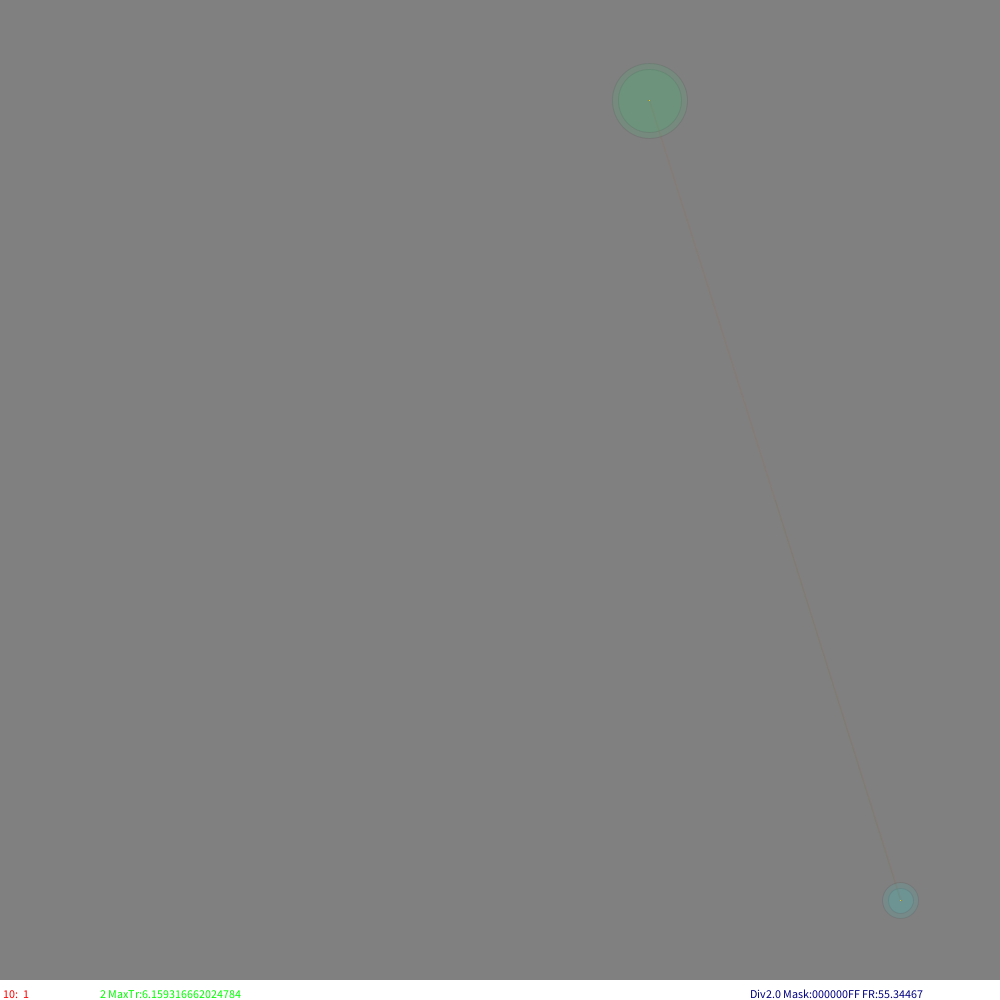
Frame 1 (no input)
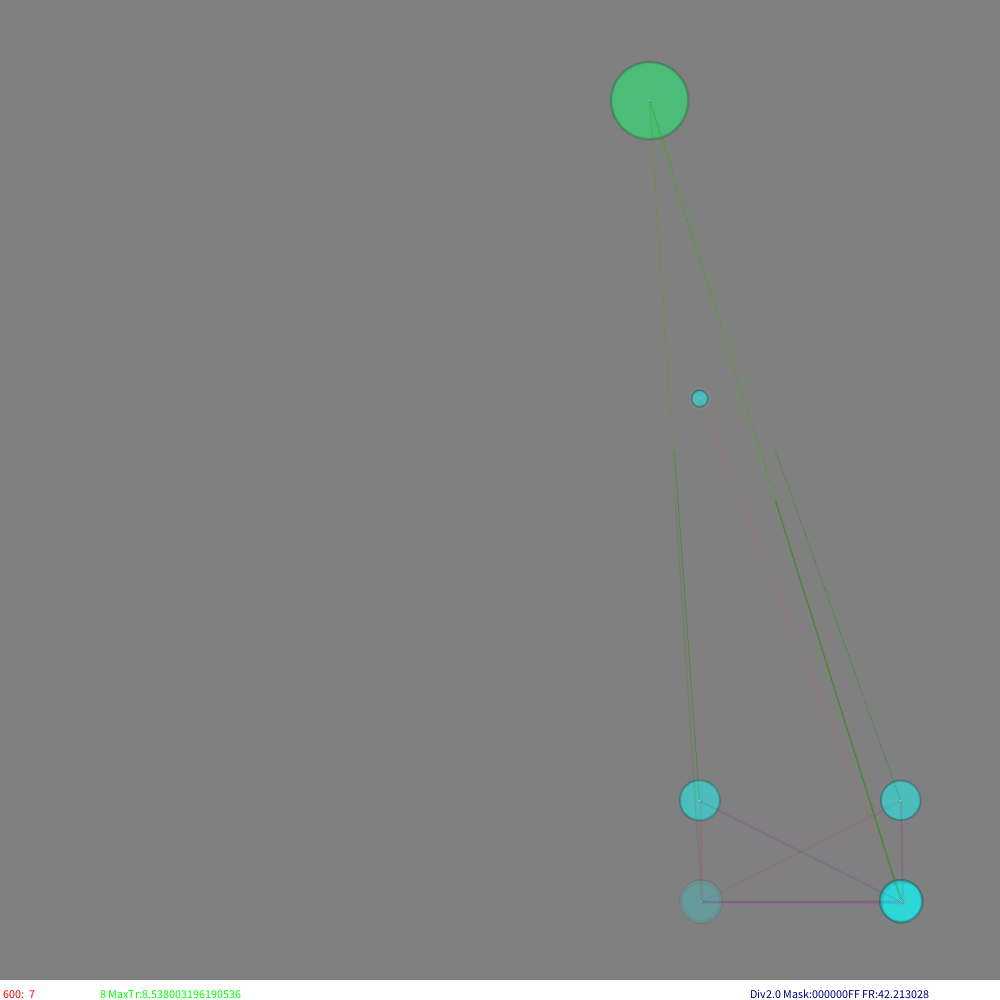
Frame 60 (the mouse pressed at the canvas centre just before this capture)
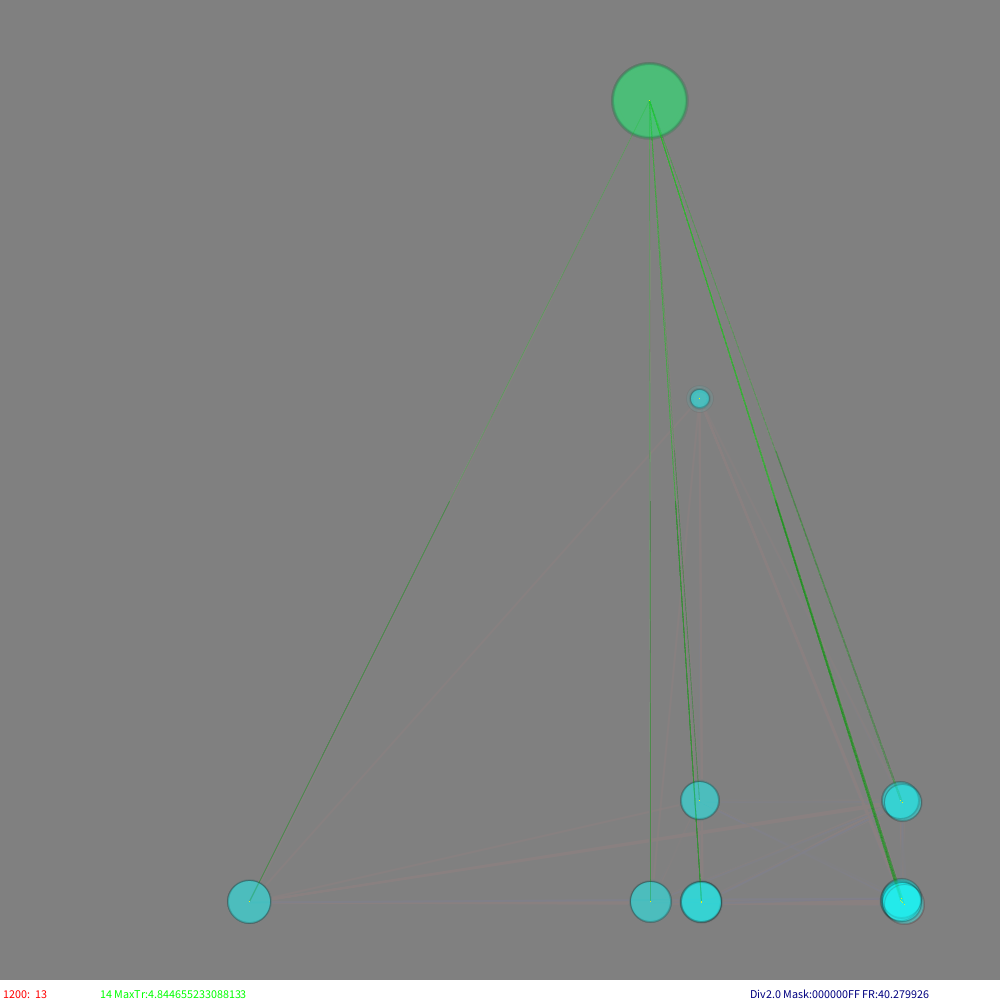
Frame 120 (the mouse held since frame 60 and released just before this capture)

The Processing sketch that drew these frames (run headless with seeded random() and noise(); from frame 60 on, the mouse is pressed at the canvas centre):

// Processing sketch: Populations3
// ── Populations3.pde
  
import java.util.Map;
final int MASK=0xff;//0xfff//0xff;//0x3f//0xf;  //Maska znaczących bitów kazdej charakterystyki
final int MASKBITS=8;//12//8;//6//4; //Ile bitów kazdej charakterystyki jest znaczących
final int FIDBITS=0xaf;//*MAX_INT & MASK*/ Jakie bity ma ustawione niesmiertelne źródło pokarmu ("komin hydrotermalny")
final float MUTATIONRATE=0.01;//Jak czesto na krok powstaje mutant - troche marne bo niezalezne od rozmiaru populacji
final float MINSTART=10; //Startowy zasób "biomasy" mutanta
final float FEEDPORTION=500; //Ile biomasy zródła maksyymalnie przypływa na krok (jest random) 
final float TIMEQUANT=0.005; //Ile czasu modelu upływa w każdym kroku
final float TIMEDUMP=0.90;   //Ile zasobów zostaje na skutek zużycia czasowego w każdym kroku
final boolean CLEAN=true;    //Czy czyścić sieć z martwych populacji?

//Parametry wizualizacji
final int   STEPperFRAME=10; //Ile kroków symulacji pomiędzy wizualizacjami
final int FRAMES=100;
final int startX=100;
final int startY=100;
final float size=800;
final float VDENSITY=20;//Maksymalna intensywność pojedynczej krawędzi
float     DENSITYDIV=2;//Ponizej jakiej intensywności rezygnujemy z wświetlania < VDENSITY/DENSITYDIV
float   bubleRad=10;
int     console=0;
boolean mutantConnVis=true;
boolean VISTRANSFERS=true;

class aSpecies //Informacja o gatunku
{
  int suscepBits;//susceptibility bits (maska "obrony")
  int activeBits;//activity bits (maska "ataku")
  int maxsize;
  float sizelog;//logarytm z maxsize przydatny do wizualizacji
  aSpecies(int tB,int sB,int ms)
   { suscepBits=tB;activeBits=sB;maxsize=ms;sizelog=log(1+ms);}
  aSpecies(aSpecies p)
   { suscepBits=p.suscepBits;activeBits=p.activeBits;maxsize=p.maxsize;sizelog=p.sizelog;}
  aSpecies()
   {suscepBits=0;activeBits=0;maxsize=0;sizelog=0;}
  String Key()
   {
     int form=(MASKBITS+3)/4;
     String out=hex(suscepBits,form)+":"+hex(activeBits,form)+":"+hex(maxsize,form);
     return out;
   }
}

HashMap<String,aSpecies> speciesDictionary=new HashMap<String,aSpecies>();

class aPopulation //Informacja o populacji jakiegoś gatunku
{
  double biomas;
  double currincome;//wpływy troficzne w aktualnym kroku
  double currloss;//straty troficzne w aktualnym kroku
  
  aSpecies species; 
  aPopulation(aSpecies sp,float bim)
  { species=sp; biomas=bim;}
  aPopulation()
  { biomas=0; }
}

class aPopLink
{
  aPopulation source;//Kto jest eksploatowany
  aPopulation target;//Kto jest ekspluatującym
  double      weight;//Siła związku eksploatacji
  double   lasttransfer;//Do celów statystycznych
  aPopLink(aPopulation so,aPopulation ta,double w)
  {
    source=so;target=ta;weight=w;lasttransfer=0;
  }
}

class anArea //Obszar z wieloma populacjami
{
  ArrayList<aPopulation> populations;
  ArrayList<aPopLink>    trophNet;
  int alivePopulations=0;
  anArea()
  {
    populations=new ArrayList<aPopulation>(0);
    trophNet=new ArrayList<aPopLink>(0);
  }
  int findPopulOf(aSpecies what)//Znajduje populację danego gatunku
  {
    for(int i=0;i<populations.size();i++)
     if(populations.get(i).species==what)//To samo
      return i;
   
    return -1;//Nie ma
  }
  void addPopulation(aPopulation what,boolean test)
  {
    if(test
    && findPopulOf(what.species)>=0) //już jest
    return;//NIC NIE ROBIĆ!
    
    populations.add(what);//Dodajemy nową.
    makeConnections(this,what);//Funkcja tworząca połączenia troficzne dla nowej populacji 
  }
  boolean delPopulation(aPopulation what)
  {
    if(console>=0) println("Removing ",what.species.Key());
    removeConnections(this,what);
    return populations.remove(what);//SUKCES or FAIL TODO CHECK
  }
  boolean delPopulation(int iwhat)
  {
    aPopulation what=populations.get(iwhat);
    if(what!=null)
    {
      if(console>=0) println("Removing ",what.species.Key());
      removeConnections(this,what);
      populations.remove(iwhat);
      return true;//SUKCES
    }
    return false;//FAIL
  }
  //"Friends"
  //void makeConnections(anArea self,aPopulation what);
  //void removeConnections(anArea self,aPopulation what);
  //void createnewspecies(anArea self);//Powstawanie populacji przez mutację któregoś z bitów
  //void timeStep(anArea self) //Upływ czasy dla obszaru z populacjami
}

anArea island=new anArea(); //Pojemnik na zbiór populacji - na razie pojedynczy

void setup()
{
  //noSmooth();
  size(1000,1000);
  background(128); //Clear the window
  noStroke();
  noFill();
  frameRate(FRAMES); //frames per second
  
  //Simple feeding source. 
  /////////////////////////////////////////////////////////////
  //Zero oznacza że nie jest pełnoprawną częścią sieci
  aSpecies FID=new aSpecies( FIDBITS, 0 ,1);
  aPopulation FP=new aPopulation(FID,FEEDPORTION);
  println("Feed is ",FID.Key()," ofs:",FID.sizelog);
  island.addPopulation(FP,false);
  
  
  //Przodek czyli LUA. Nie może mieć żadnego zera
  //////////////////////////////////////////////////////
  aSpecies LUA=//new aSpecies( int(1+random(MAX_INT & MASK)) & MASK,int(1+random(MAX_INT & MASK)) & MASK,1);//random LUA
                new aSpecies( MASK, MASK ,1);//Full autotrophic LUA
  String luaKey=LUA.Key();
  println("LUA is ",luaKey," ofs:",LUA.sizelog);
  speciesDictionary.put(luaKey,LUA);
  island.addPopulation(new aPopulation(LUA,MINSTART),false);
  island.alivePopulations=2;
}

void keyPressed() 
{
  switch(key)
  {
  case 'm': mutantConnVis=!mutantConnVis; break;
  case 'M': mutantConnVis=false; break;
  case ' ': VISTRANSFERS=!VISTRANSFERS; break;
  case '.':
  case '>': DENSITYDIV++;break;
  case ',':
  case '<': DENSITYDIV--;if(DENSITYDIV<2) DENSITYDIV=2;break;
  default:println("Command '"+key+"' unknown");break;
  }
}

void draw()
{
  if(island.alivePopulations<2) return;//Model się skończył
  noStroke(); 
  fill(128,25);//TŁO mocno półprzejrzyste
  rect(0,0,width,height-20);
  if(StepCounter==0)
  {
      drawArea(island);
      println("first draw");
  }
  runSteps(STEPperFRAME);
  drawTransfers(island);
  drawArea(island);
  
  noStroke();
  fill(255);
  rect(0,height-20,width,20);//STATUS LINE
  fill(255,0,0);
  text(StepCounter+":  "+speciesDictionary.size(),3,height-2);
  fill(0,255,0);
  text(island.alivePopulations+" MaxTr:"+maxTransfer,100,height-2);
  fill(0,0,128);
  text((VISTRANSFERS?"Div"+DENSITYDIV:" ")+" Mask:"+hex(MASK)+" FR:"+frameRate,750,height-2); 
}

void drawArea(anArea is)
{
  noStroke();
  for(aPopulation popul: is.populations)
  {
    float x=popul.species.suscepBits;
    float y=popul.species.activeBits;
    float ofs=popul.species.sizelog;
    double b=popul.biomas;
    x=(float)(startX+size*x/MASK+ofs);
    y=(float)(startY+size*y/MASK+ofs);
    
    if(b>0.0)
    {
      float R=(float)(1+Math.log(1.0+b)*bubleRad);
      if(R<1){ R=1; print(',');}//Musi być choc slad
      stroke(255*popul.species.maxsize/MASK,0,0,VDENSITY);//Trzeci chromosom - marker
      fill(255*popul.species.maxsize/MASK,255*x/MASK,255*y/MASK,VDENSITY);//"ciało"
      ellipse(x,y,R,R);
      if(popul.currincome>popul.currloss)
        stroke(255,255,0);
      else
        stroke(255,0,0);
      point(x,y);//"serce" 
    }
    else
    {
      stroke(0,0,0);
      point(x,y); //print(".");
      noStroke();
    }
  }
}

void drawTransfers(anArea is)
{
  if(VISTRANSFERS)
  for(aPopLink lnk:is.trophNet)//Wizualizacja intereackji
  if(lnk.source.biomas>0
  && lnk.target.biomas>0 )//link jest istotny
  {
      float intensity=(float)(VDENSITY*(lnk.lasttransfer/maxTransfer));  
      if(intensity>VDENSITY/DENSITYDIV //)
      && intensity/DENSITYDIV>0)//Jak za dużo jest 
      {
        float of1=lnk.source.species.sizelog;
        float x1=startX+(float)(size*float(lnk.source.species.suscepBits)/MASK+of1);
        float y1=startY+(float)(size*float(lnk.source.species.activeBits)/MASK+of1);
        float of2=lnk.target.species.sizelog;
        float x2=startX+(float)(size*float(lnk.target.species.suscepBits)/MASK+of2);
        float y2=startY+(float)(size*float(lnk.target.species.activeBits)/MASK+of2);
        
        stroke(0,200,0,intensity/DENSITYDIV);
        line(x1,y1,x2,y2);
        stroke(0,100,0,intensity/DENSITYDIV);
        line(x2,y2,(x1+x2)/2,(y1+y2)/2);
      }
  }
}

int StepCounter=0;
void runSteps(int NofS)
{
  for(int sc=0;sc<NofS;sc++)//odlicza kroki symulacji
  {
    StepCounter++;
    timeStep(island); //Karmienie zewnętrznym zasobem o parametrach ustalonych (ważne parametry modelu) 
    if(random(1.0)<MUTATIONRATE) createnewspecies(island);
  }
}

int swithbit(int sou,int pos)//flip-flopuje bit na pozycji
{
  if(pos>=MASKBITS)
  {
    println(" Mutation autside BITMASK");
    return sou;
  }
  //Jest poprawny
  int bit=0x1<<pos;
  if(console>3) print(":"+bit+" ");
  return sou^bit;//xor should do the job?
}

void createnewspecies(anArea self)
{
  int what=int(random(self.populations.size()));
  if(console>4) print(" "+what);
  aPopulation popul=self.populations.get(what);
  
  if(popul.biomas<=0
  || popul.species.suscepBits==0 
  || popul.species.activeBits==0)
  return; //jeśli gdzieś jest 0 to nie jest prawdziwa populacja - nie może mutować
  
  aSpecies newSpec=new aSpecies(popul.species);
  //JAK OKREŚLAMY GDZIE JEST MUTACJA?
  int bitpos=int(random(3*MASKBITS));
  if(bitpos<MASKBITS) // int suscepBits;
  {
    newSpec.suscepBits=swithbit(newSpec.suscepBits,bitpos);
    if(newSpec.suscepBits==0) return; //KONSTRUKT ZABRONIONY
  }
  else
  if(bitpos<MASKBITS*2)// int activeBits;
  {
    newSpec.activeBits=swithbit(newSpec.activeBits,bitpos-MASKBITS);
    if(newSpec.activeBits==0) return; //KONSTRUKT ZABRONIONY
  }
  else
  if(bitpos<MASKBITS*3)// int maxsize;
  {
    newSpec.maxsize=swithbit(newSpec.maxsize,bitpos-MASKBITS*2);
    if(newSpec.maxsize==0) return; //KONSTRUKT ZABRONIONY
    newSpec.sizelog=log(1+newSpec.maxsize);
  }
  else
  {
    println(" WRONG MUTATION!");
    return;
  }
  
  //WSTAWIANIE NOWEJ POPULACJI
  String newKey=newSpec.Key();
  aSpecies test=speciesDictionary.get(newKey);//Czy już jest ten gatunek?
  if(test==null)
  {
    popul.currloss+=MINSTART;//Czy to będzie efektywne? TODO
    speciesDictionary.put(newKey,newSpec);
    self.addPopulation(new aPopulation(newSpec,MINSTART),false);//już sprawdziliśmy że jest to nowy gatunek
    if(console>-1) println(newKey+" "+newSpec.sizelog+' ');
    else 
    if(console>1) print(".");
  }
  else
  {
    int where=self.findPopulOf(test);
    if(where>=0) //JEST
    {
      aPopulation tmp=self.populations.get(where);
      if(tmp.biomas==0)
      {
        if(console>1) print("0");
      }
      else
        if(console>1) print("|");
      tmp.biomas+=MINSTART;//Dodajemy biomasy do istniejącej populacji (lub martwej)
      if(console>0) println(' '+newKey+" o!");
    }
    else
    {
      self.addPopulation(new aPopulation(newSpec,MINSTART),false);//Dodajemy (ponownie) populacje do tego obszaru/wyspy
      println("UPS... recreaction of population?");
    }
  }
}

void removeConnections(anArea self,aPopulation what)
//Funkcja usuwająca wszystkie powiązania danej populacji przed jej usunięciem z listy
{
  for(int i=0;i<self.trophNet.size();i++)
  {
    aPopLink lnk=self.trophNet.get(i);
    if(lnk.source==what
    || lnk.target==what)
    {
      if(console>1) println("Remove ",lnk.source.species.Key(),"->",lnk.target.species.Key() );
      self.trophNet.remove(lnk);
      i--;
    }
  }
}

void makeConnections(anArea self,aPopulation what)
//Funkcja tworząca połączenia troficzne dla nowej populacji 
{
  strokeWeight(2); 
  int ileBylo=self.trophNet.size();
  print("Bio:",what.biomas,' ');
  aSpecies mySpec=what.species;
  
  int susceptibility=mySpec.suscepBits & MASK;//Dla pewności ;-)
  int activity=mySpec.activeBits & MASK;
  float ofs=what.species.sizelog;
  
  aSpecies othSpec;
  for(aPopulation popul: self.populations)
  if((othSpec=popul.species)!=mySpec)//Interakcje populacji samej ze sobą są bez sensu merytorycznego
  {
      int othsusceptibility=othSpec.suscepBits & MASK;//MASK dla pewności ;-)
      int othactivity=othSpec.activeBits & MASK;
      //Waga związku danej populacji do nowej (what)
      double Wd=(othsusceptibility & activity)/((double)(activity))*((othsusceptibility & activity)/((double)(othsusceptibility)));
      //Waga związku nowej populacji do danej
      double Wr=(susceptibility & othactivity)/((double)(othactivity))*((susceptibility & othactivity)/((double)(susceptibility)));
      if(Wd>0) 
          self.trophNet.add(  new aPopLink(popul,what,Wd) );//związek danej populacji do nowej (what)
      if(Wr>0) 
          self.trophNet.add(  new aPopLink(what,popul,Wr) );//związek nowej populacji do danej
      //New mutant relations visualisation
      if(mutantConnVis
      && popul.biomas>0)
      {
        if(Wd>0 || Wr>0)//Wstępny test
        {
          float x1=startX+(float)(size*float(susceptibility)/MASK+ofs);
          float y1=startY+(float)(size*float(activity)/MASK+ofs);
          float ofo=othSpec.sizelog;
          float x2=startX+(float)(size*float(othsusceptibility)/MASK+ofo);
          float y2=startY+(float)(size*float(othactivity)/MASK+ofo);
          //String mark=(Wd>Wr*10?">>":(Wr>Wd*10?"<<":"~~"));
          //println(x1,y1,x2,y2,Wd,mark,Wr);
          if(Wd*VDENSITY>VDENSITY/DENSITYDIV)//Sterowanie dokładnościa prezentacji linków
          {
            stroke(255,0,0,(float)(Wd*VDENSITY));
            line(x1+1,y1+1,x2,y2);
          }
          if(Wr*VDENSITY>VDENSITY/DENSITYDIV)
          {
            stroke(0,0,255,(float)(Wr*VDENSITY));
            line(x2+1,y2+1,x1,y1);
          }
        }
      }
  }
  strokeWeight(1);
  println('+',self.trophNet.size()-ileBylo," links");
}

/*
class aPopLink
{
  aPopulation source;//Kto jest eksploatowany
  aPopulation target;//Kto jest ekspluatującym
  double      weight;//Siła związku eksploatacji
  aPopLink(aPopulation so,aPopulation ta,double w)
  {
    source=so;target=ta;weight=w;
  }
}
*/

double maxTransfer=0;
void timeStep(anArea self) //Upływ czasu dla obszaru z populacjami
{  
  for(aPopulation popul: self.populations)
  { //Zerowanie "buforów interakcji"
    popul.currincome=0;
    popul.currloss=0;
  }
  
  maxTransfer=0;
  for(aPopLink lnk:self.trophNet)//Obliczenie wszystkich interakcji
  if(lnk.source.biomas>0
  && lnk.target.biomas>0 )//link jest istotny
  { //TIMEQUANT!
    double transfer=lnk.weight*lnk.source.biomas*TIMEQUANT;
    if(transfer>maxTransfer) 
            maxTransfer=transfer;
    lnk.lasttransfer=transfer;
    lnk.target.currincome+=transfer;
    lnk.source.currloss+=transfer;
  }
  
  //Karmienie zewnętrznym zasobem o parametrach ustalonych (ważne parametry modelu) 
  //Najprostrza wersja - jedno źródło podstawowe
  self.populations.get(0).currincome=random(FEEDPORTION);//Samo się doda za chwilę
  if(console>1) print(self.populations.get(0).currloss,self.populations.get(0).currincome);//Jak z wykożystaniem pokarmu
  if(self.populations.get(0).biomas<=0)
  {
    self.populations.get(0).biomas=1;//Zrodlo zewnetrzne jest niesmiertelne!
    if(console>0) print(" !!! ");
  }
  
  //Podsumowanie interakcji 
  for(aPopulation popul: self.populations)
  if(popul.biomas>0)//jeszcze jest to istotna populacja
  { //TIMEQUANT!
    popul.biomas+=popul.currincome;
    popul.biomas-=popul.currloss;
  }
  
  if(console>1) 
     print(" ",self.populations.get(0).biomas);
  
  //...i upływu czasu
  self.alivePopulations=0;
  for(aPopulation popul: self.populations)
  if(popul.biomas>0)//nadal jeszcze jest istotny
  {
    popul.biomas=popul.biomas*TIMEDUMP;
    if(popul.biomas<1) 
        popul.biomas=0;
    else
        self.alivePopulations++;
  }
  
  if(CLEAN)//Mniejsza lub równa zero!?
  for(int i=1;i<self.populations.size();i++)
  {
    if(self.populations.get(i).biomas<=0
    && self.delPopulation(i) )
        i--;
  }
  
  if(console>0) 
    println(" ",self.populations.get(0).biomas);
}

//-/////////////////////////////////////////////////////////////////////////////////////////
//  https://www.researchgate.net/profile/WOJCIECH_BORKOWSKI
//-/////////////////////////////////////////////////////////////////////////////////////////
